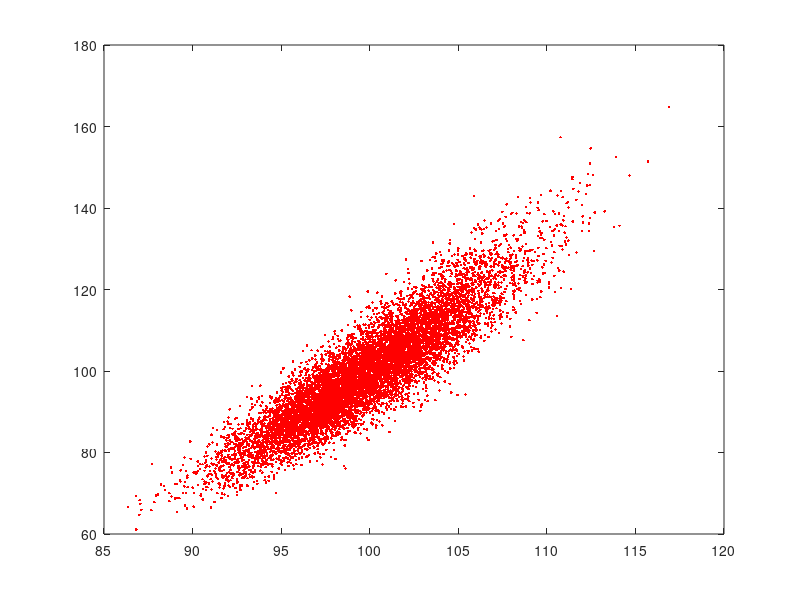

MATLAB code for this plot: (Note: this script raises an error after producing the figure.)
clear all; 
close all; 
%% Starting parameters 
tic; 
 
nActifs = 2; 
CorrelationMatrix = [1 0.9;0.9 1]; 
Vols = [0.5 0.9]; 
DivYelds = [0 0]; 
StartValues = [100 100]; 
ExpCovariance = corr2cov(Vols, CorrelationMatrix); 
CholFactor    = chol(ExpCovariance); 
 
InterestRate = 0.03; 
TimeToMaturity = 0.5; % in years  
 
NSimulation  = 10000; 
nSteps = 20; 
 
%% Time Step 
Dt = TimeToMaturity/nSteps; 
 
%% Generate Random numbers 
 
UniforRandom            = rand  (nSteps , NSimulation, nActifs ); 
CorrelatedRandomNumbers = zeros (nSteps , NSimulation, nActifs ); 
RandomNumbers           = norminv(UniforRandom,0,1); 
 
%% To Store the result  
 
Paths = zeros (nSteps , NSimulation, nActifs); 
 
%% Preserve Correlation for each realisation 
 
for i = 1 : NSimulation 
   CorrelatedRandomNumbers (:,i,:) = squeeze(RandomNumbers(:,i,:)) * CholFactor; 
end 
 
 
%% 
for i = 1 : nActifs  
    % Generate the dt returns 
    Paths(:,:,i) = exp( (InterestRate-DivYelds(i)-Vols(i)^2/2)*Dt + Vols(i)*sqrt(Dt).*  CorrelatedRandomNumbers (:,:,i)); 
    Paths(:,:,i) = cumprod(Paths(:,:,i), 1); 
    Paths(:,:,i) = Paths(:,:,i) * StartValues(i); 
    %                     
end; 
 
%% Compare for the first time step the Simualtions of the 2 assets 
h1 = figure;plot(Paths(1,:,1),Paths(1, : ,2),'r.'); 
set(h1,'WindowStyle','Docked'); 
ylim(gca(h1),xlim); 
 
 
h2 = figure;plot(1 : 20 ,[Paths(:,1 ,1),Paths(:,1 ,2)],'-'); 
set(h2,'WindowStyle','Docked'); 
 
Correlationcoeff = corrcoef(Paths(:,:,1),Paths(:,:,2))
